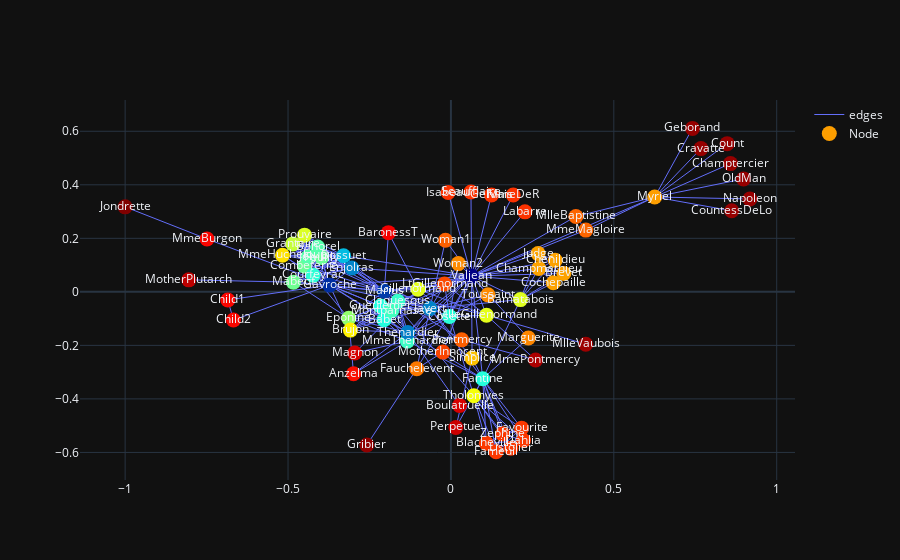

Notebook code cell kept with this figure:
### Markdown cell above
# Clusters based of distance matrixs

### Code cell
tareget_nodes = []
# target_node = 1
target_node = "Valjean"

# fig = visualize.draw(G4, pos)
fig = visualize.visualize_rdd_vector(target_G, target_node, target_rad, pos, [measures.global_graph_degree])
visualize.add_markers(fig, tareget_nodes)
fig.show()

### Figure 1 — Plotly figure (JSON) as saved in the notebook; plotly's stock layout.template omitted (floating-point values rounded to 4 significant figures; data arrays with more than 128 entries replaced by an {"elided": "..."} marker saying what was removed)
{"data": [{"line": {"width": 1}, "marker": {"color": [143.2, 204.4, 152.8, 152.8, 204.4, 204.4, 204.4, 204.4, 204.4, 204.4, 161.3, 0, 147.2, 161.3, 161.3, 161.3, 125.5, 160.2, 160.2, 160.2, 160.2, 160.2, 160.2, 90.45, 94.34, 56.53, 91.02, 57.78, 149.7, 121.7, 185.8, 137.5, 161.3, 153.6, 142.6, 142.6, 142.6, 142.6, 142.6, 153.7, 181.6, 108.9, 167.3, 146.5, 158.3, 206.5, 211.9, 168.7, 32.85, 122.4, 182.2, 122.8, 196.7, 201.7, 157.3, 41.03, 171.7, 102.8, 58.18, 102.1, 121.1, 102.1, 91.63, 98.57, 70.12, 98.57, 117.6, 191.6, 89.92, 89.92, 93.31, 95.24, 146.5, 168.5, 168.5, 129.3, 132.0], "colorscale": [[0, "rgb(0,0,131)"], [0.2, "rgb(0,60,170)"], [0.4, "rgb(5,255,255)"], [0.6, "rgb(255,255,0)"], [0.8, "rgb(250,0,0)"], [1, "rgb(128,0,0)"]], "size": 15}, "mode": "lines", "name": "edges", "type": "scatter", "uid": "fefb1615-af51-45d7-8b83-2213e36a7686", "x": {"elided": "762 float values"}, "y": {"elided": "762 float values"}}, {"customdata": {"elided": "77x7 mixed values"}, "hovertemplate": "node_name: %{customdata[0]} <br> radius: %{customdata[1]} <br> degree: %{customdata[2]} <br> global_graph_degree: %{customdata[3]} <br> normalized_rdd: %{customdata[4]} <br> nodes_x: %{customdata[5]} <br> nodes_y: %{customdata[6]} <br> ", "marker": {"color": [143.2, 204.4, 152.8, 152.8, 204.4, 204.4, 204.4, 204.4, 204.4, 204.4, 161.3, 0, 147.2, 161.3, 161.3, 161.3, 125.5, 160.2, 160.2, 160.2, 160.2, 160.2, 160.2, 90.45, 94.34, 56.53, 91.02, 57.78, 149.7, 121.7, 185.8, 137.5, 161.3, 153.6, 142.6, 142.6, 142.6, 142.6, 142.6, 153.7, 181.6, 108.9, 167.3, 146.5, 158.3, 206.5, 211.9, 168.7, 32.85, 122.4, 182.2, 122.8, 196.7, 201.7, 157.3, 41.03, 171.7, 102.8, 58.18, 102.1, 121.1, 102.1, 91.63, 98.57, 70.12, 98.57, 117.6, 191.6, 89.92, 89.92, 93.31, 95.24, 146.5, 168.5, 168.5, 129.3, 132.0], "colorscale": [[0, "rgb(0,0,131)"], [0.2, "rgb(0,60,170)"], [0.4, "rgb(5,255,255)"], [0.6, "rgb(255,255,0)"], [0.8, "rgb(250,0,0)"], [1, "rgb(128,0,0)"]], "size": 15}, "mode": "markers+text", "name": "Node", "text": ["Myriel", "Napoleon", "MlleBaptistine", "MmeMagloire", "CountessDeLo", "Geborand", "Champtercier", "Cravatte", "Count", "OldMan", "Labarre", "Valjean", "Marguerite", "MmeDeR", "Isabeau", "Gervais", "Tholomyes", "Listolier", "Fameuil", "Blacheville", "Favourite", "Dahlia", "Zephine", "Fantine", "MmeThenardier", "Thenardier", "Cosette", "Javert", "Fauchelevent", "Bamatabois", "Perpetue", "Simplice", "Scaufflaire", "Woman1", "Judge", "Champmathieu", "Brevet", "Chenildieu", "Cochepaille", "Pontmercy", "Boulatruelle", "Eponine", "Anzelma", "Woman2", "MotherInnocent", "Gribier", "Jondrette", "MmeBurgon", "Gavroche", "Gillenormand", "Magnon", "MlleGillenormand", "MmePontmercy", "MlleVaubois", "LtGillenormand", "Marius", "BaronessT", "Mabeuf", "Enjolras", "Combeferre", "Prouvaire", "Feuilly", "Courfeyrac", "Bahorel", "Bossuet", "Joly", "Grantaire", "MotherPlutarch", "Gueulemer", "Babet", "Claquesous", "Montparnasse", "Toussaint", "Child1", "Child2", "Brujon", "MmeHucheloup"], "type": "scatter", "uid": "f297031c-ae86-49e4-a1e5-87e29a9536bc", "x": [0.6255, 0.9176, 0.3836, 0.4141, 0.8619, 0.7414, 0.8582, 0.7674, 0.848, 0.8982, 0.2271, 0.06336, 0.2377, 0.1912, -0.008445, 0.1245, 0.07026, 0.1842, 0.1386, 0.1086, 0.217, 0.2227, 0.1587, 0.09765, -0.1337, -0.1322, -0.004383, -0.06446, -0.1049, 0.2134, 0.01522, 0.06495, 0.06153, -0.01664, 0.2677, 0.2698, 0.3467, 0.3203, 0.3143, 0.03313, 0.02646, -0.3137, -0.2989, 0.02288, -0.02452, -0.2582, -1, -0.7486, -0.3724, -0.1009, -0.2952, 0.1092, 0.26, 0.4139, -0.0197, -0.2044, -0.1918, -0.4837, -0.304, -0.45, -0.4492, -0.3969, -0.423, -0.4091, -0.3296, -0.4385, -0.4852, -0.8047, -0.2156, -0.2054, -0.163, -0.1821, 0.1137, -0.6848, -0.6675, -0.3086, -0.5171], "y": [0.3545, 0.3471, 0.2818, 0.2308, 0.3029, 0.6109, 0.4793, 0.5353, 0.5537, 0.422, 0.2989, 0.05899, -0.1726, 0.3621, 0.3712, 0.3622, -0.3884, -0.584, -0.597, -0.5661, -0.5093, -0.5556, -0.5306, -0.3245, -0.1841, -0.1521, -0.09237, -0.06225, -0.2874, -0.02891, -0.5068, -0.2476, 0.373, 0.1929, 0.143, 0.08721, 0.06904, 0.1177, 0.03383, -0.1794, -0.4249, -0.09901, -0.306, 0.1056, -0.2251, -0.5725, 0.3176, 0.1976, 0.0252, 0.009947, -0.2283, -0.08753, -0.2544, -0.1956, 0.02962, 0.002234, 0.2212, 0.03614, 0.08917, 0.09666, 0.2118, 0.1283, 0.06171, 0.1672, 0.135, 0.1305, 0.1792, 0.04488, -0.05322, -0.1043, -0.03483, -0.07018, -0.01115, -0.03018, -0.1054, -0.1429, 0.137]}], "layout": {"dragmode": "pan"}}
